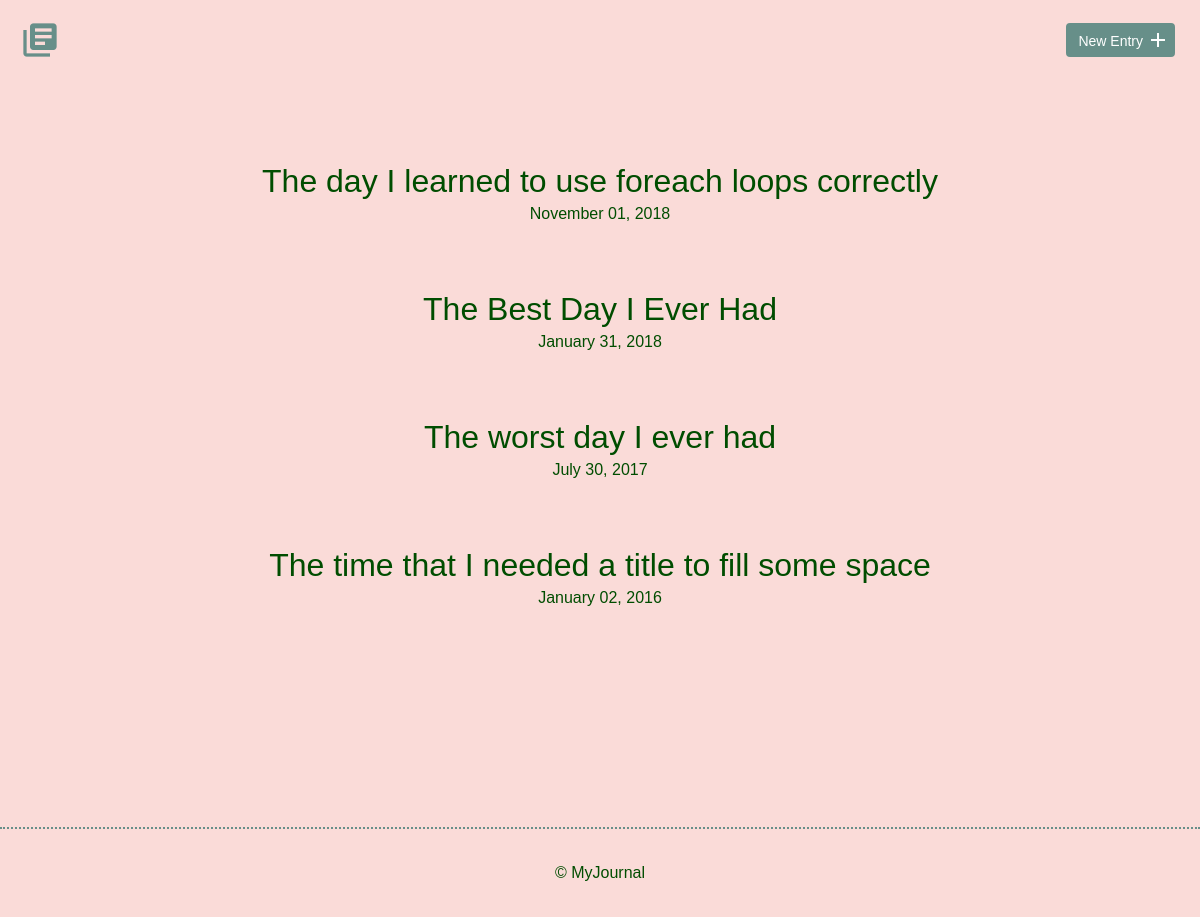
/, run on an earlier commit of the app's database.
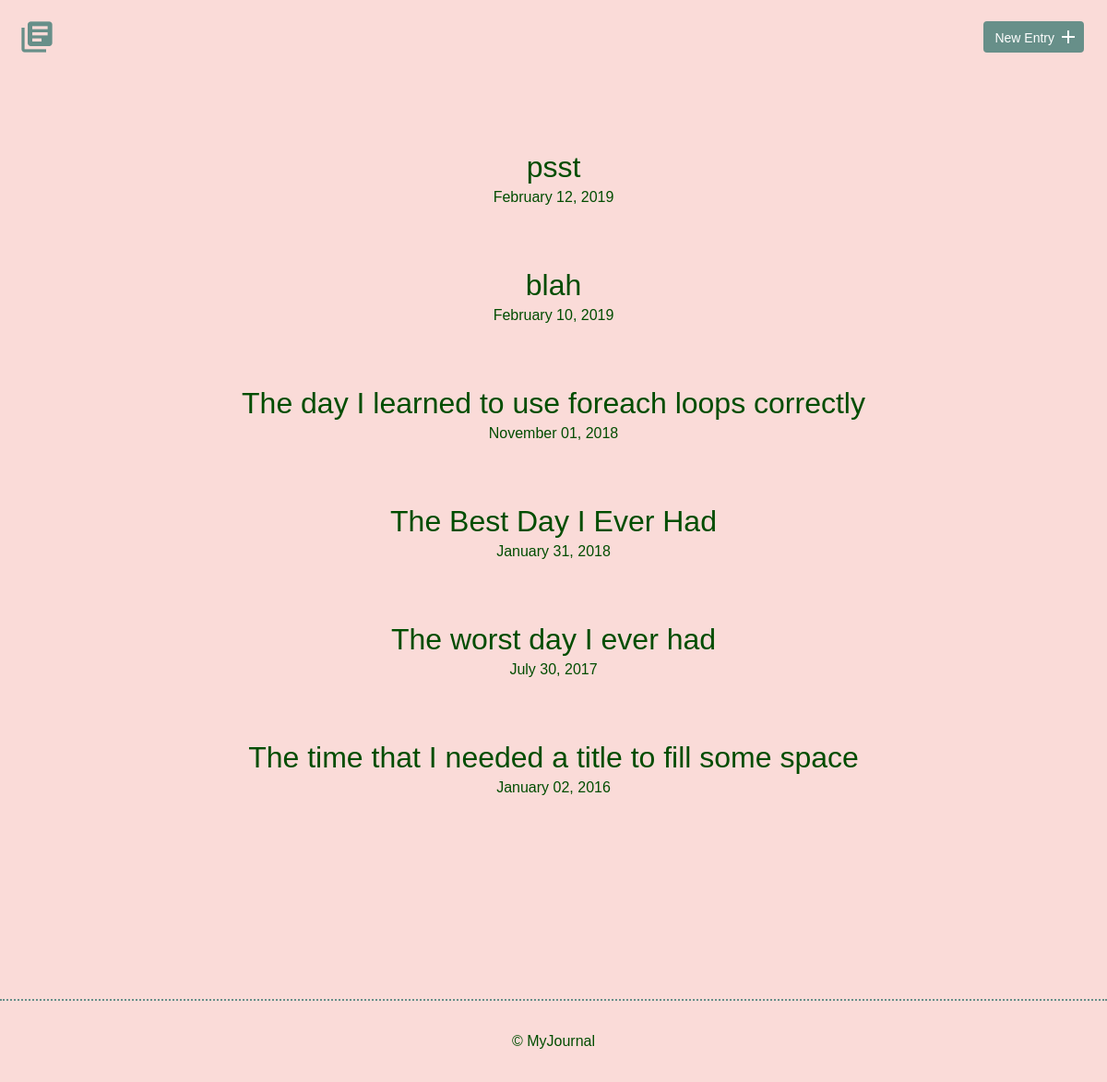
And on a later commit of the database.
### tables this page shows
CREATE TABLE "entries" (
	`id`	INTEGER,
	`title`	TEXT,
	`date`	TEXT,
	`time_spent`	INTEGER,
	`learned`	BLOB,
	`resources`	BLOB,
	PRIMARY KEY(`id`)
);

### inc/functions.php (called while the page is built, shortened)
<?php
 function get_them_entries() {
     include ('connections.php');
 try {
    $sql =  'SELECT * FROM entries ORDER BY date DESC';
    $results = $db->prepare($sql);
    $results->execute();
 } catch (Exception $e) {
     echo "Unable to get that entry. </br>";
     echo $e->getMessage();
 }
 $entries = $results->fetchAll();
 return $entries;
}
?>

### index.php (the view, shortened to what this page needs)
<?php
include ('inc/functions.php');
?>
<!DOCTYPE html>
<html>
    <head>
        <link rel="stylesheet" href="css/normalize.css">
        <link rel="stylesheet" href="css/site.css">
    </head>
    <body>
      <?php include ('inc/header.php'); ?>
        <section>
            <div class="container">
                <div class="entry-list">
                    <?php
                    foreach(get_them_entries() as $entry) {
                    $date2 = date('F d, Y', strtotime($entry['date']));
                    echo '<article><h2><a href="detail.php?id=' . $entry['id'] .  ' " > ' . $entry['title'] . "</a></h2>";
                    echo '<time datetime="2016-01-02'. $entry['date'] . '" > '. $date2  . '</time></article>';
                    }
                    ?>
                </div>
            </div>
        </section>
        <footer>
            <div>
                &copy; MyJournal
            </div>
        </footer>
    </body>
</html>

What changed in the data, as far as the page shows it:
added entries: title "psst", date "February 12, 2019"
added entries: title "blah", date "February 10, 2019"
